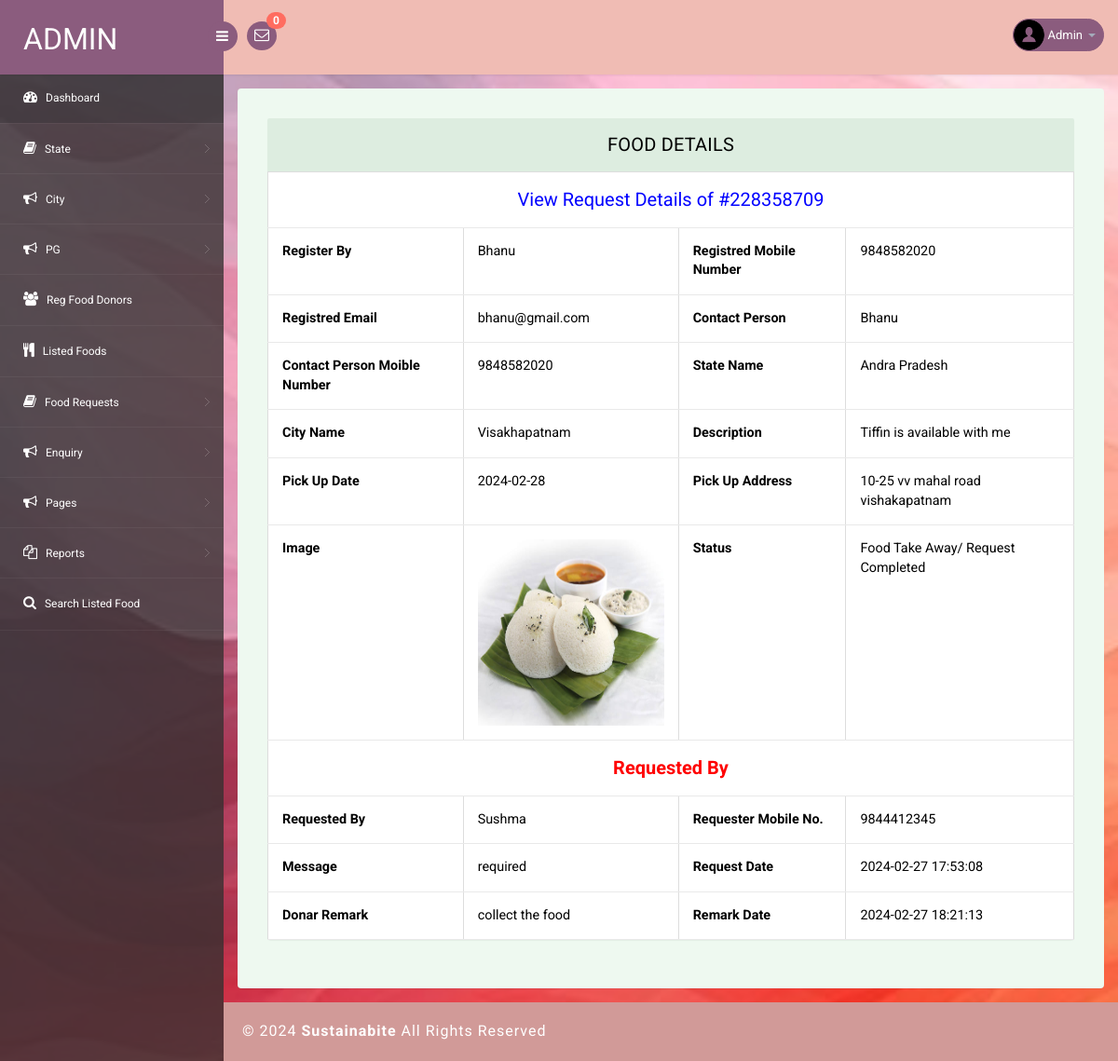
Screenshot of /admin/view-requestdetails.php?frid=7 (signed in) with the database file from the repository.
### tables this page shows
CREATE TABLE `tblfoodrequests` (
  `id` int(11) NOT NULL,
  `requestNumber` bigint(12) DEFAULT NULL,
  `foodId` int(1) DEFAULT NULL,
  `fullName` varchar(150) DEFAULT NULL,
  `mobileNumber` bigint(12) DEFAULT NULL,
  `message` mediumtext DEFAULT NULL,
  `requestDate` timestamp NULL DEFAULT current_timestamp(),
  `status` varchar(120) DEFAULT NULL,
  `donorRemark` mediumtext DEFAULT NULL,
  `requestCompletionDate` timestamp NULL DEFAULT NULL ON UPDATE current_timestamp()
);

CREATE TABLE `tbldonor` (
  `ID` int(10) NOT NULL,
  `FullName` varchar(200) DEFAULT NULL,
  `Email` varchar(200) DEFAULT NULL,
  `MobileNumber` bigint(10) DEFAULT NULL,
  `Password` varchar(120) DEFAULT NULL,
  `RegDate` timestamp NULL DEFAULT current_timestamp()
);

CREATE TABLE `tblfood` (
  `ID` int(10) NOT NULL,
  `DonorID` int(10) DEFAULT NULL,
  `foodId` int(10) DEFAULT NULL,
  `FoodItems` mediumtext DEFAULT NULL,
  `StateName` varchar(200) DEFAULT NULL,
  `CityName` varchar(200) DEFAULT NULL,
  `pgName` longtext NOT NULL,
  `Description` mediumtext DEFAULT NULL,
  `PickupDate` varchar(200) DEFAULT NULL,
  `PickupAddress` mediumtext DEFAULT NULL,
  `ContactPerson` varchar(200) DEFAULT NULL,
  `CPMobNumber` bigint(10) DEFAULT NULL,
  `Image` varchar(200) DEFAULT NULL,
  `CreationDate` timestamp NULL DEFAULT current_timestamp(),
  `UpdationDate` timestamp NULL DEFAULT NULL ON UPDATE current_timestamp()
);

### admin/view-requestdetails.php (the view, shortened to what this page needs)
<?php
include('includes/dbconnection.php');
if (strlen($_SESSION['pgasaid']==0)) {
  header('location:logout.php');
  } else{
?>
<!DOCTYPE html>
<head>
<link rel="stylesheet" href="css/bootstrap.min.css" >
<link href="css/style.css" rel='stylesheet' type='text/css' />
<link href="css/style-responsive.css" rel="stylesheet"/>
<link rel="stylesheet" href="css/font.css" type="text/css"/>
<link href="css/font-awesome.css" rel="stylesheet">
</head>
<body>
<section id="container">
<?php include_once('includes/header.php');?>
<?php include_once('includes/sidebar.php');?>
<section id="main-content">
	<section class="wrapper">
		<div class="table-agile-info">
 <div class="panel panel-default">
    <div class="panel-heading">
 Food Details
    </div>
    <div>
<?php
$fid=$_GET['frid'];
$ret=mysqli_query($con,"select tblfoodrequests.requestNumber,tblfoodrequests.requestDate,tblfoodrequests.mobileNumber,tblfoodrequests.message,tblfoodrequests.status,tblfoodrequests.donorRemark,tblfoodrequests.requestCompletionDate,tblfoodrequests.fullName,
tblfood.ID,tblfood.foodId,tblfood.ContactPerson,tblfood.CPMobNumber,tblfood.CreationDate,tblfood.FoodItems,tblfood.StateName,tblfood.CityName,tblfood.Description,tblfood.PickupDate,tblfood.PickupAddress,tblfood.Image,tblfood.UpdationDate,tbldonor.FullName,tbldonor.MobileNumber,tbldonor.Email from
tblfoodrequests
join tblfood  on tblfood.ID=tblfoodrequests.foodId
join tbldonor on tblfood.DonorID=tbldonor.ID
 where  tblfoodrequests.id='$fid'");
while ($row=mysqli_fetch_array($ret)) {
?>
      <table border="1" class="table table-bordered mg-b-0">
    <tr align="center">
<td colspan="4" style="font-size:20px;color:blue">
 View Request Details of #<?php  echo $row['requestNumber'];?></td></tr>
  <tr>
    <th>Register By </th>
    <td><?php  echo $row['FullName'];?></td>
    <th>Registred Mobile Number</th>
    <td><?php  echo $row['MobileNumber'];?></td>
  </tr>
<tr>
    <th>Registred Email</th>
    <td><?php  echo $row['Email'];?></td>
    <th>Contact Person</th>
    <td><?php  echo $row['ContactPerson'];?></td>
  </tr>
  <tr>
    <th>Contact Person Moible Number</th>
    <td><?php  echo $row['CPMobNumber'];?></td>
    <th>State Name</th>
    <td><?php echo $row['StateName']; ?></td>
  </tr>
<tr>
<th>City Name</th>
<td>
<?php echo $row['CityName']; ?>
  </td>
<th>Description</th>
<td>
<?php echo $row['Description']; ?>
  </td>
  </tr>
  <tr>
<th>Pick Up Date</th>
<td>
<?php echo $row['PickupDate']; ?>
  </td>
<th>Pick Up Address</th>
<td>
<?php echo $row['PickupAddress']; ?>
  </td>
  </tr>
  <tr>
<th>Image</th>
<td>
<img src="../donor/images/<?php echo $row['Image']; ?>" width="200" height="200">
  </td>
    <th>Status</th>
    <td> <?php
if($row['status']==""){
echo "Not Confirmed Yet";
}else{
echo $row['status'];}
;?></td>
<tr>
  <th colspan="4" style="text-align:center;color:red;font-size:20px;">Requested By</th>
</tr>
<tr>
<th>Requested By</th>
<td><?php echo $row['fullName']; ?></td>
<th>Requester Mobile No.</th>
<td><?php echo $row['mobileNumber']; ?></td>
</tr>
<tr>
<th>Message</th>
<td><?php echo $row['message']; ?></td>
<th>Request Date</th>
<td><?php echo $row['requestDate']; ?></td>
</tr>
<?php if($row['donorRemark']!=''): ?>
<tr>
<th>Donar Remark</th>
<td><?php echo $row['donorRemark']; ?></td>
<th>Remark Date</th>
<td><?php echo $row['requestCompletionDate']; ?></td>
</tr>
<?php endif; ?>
  </table>
     <?php } ?>
    </div>
  </div>
</div>
</section>
		 <?php include_once('includes/footer.php');?>
</section>
</section>
</body>
</html>
<?php }  ?>

### admin/includes/header.php (shortened to what this page needs)
<?php
include('includes/dbconnection.php');
?>
<header class="header fixed-top clearfix">
<div class="brand">
    <a href="dashboard.php" class="logo">
        Admin
    </a>
    <div class="sidebar-toggle-box">
        <div class="fa fa-bars"></div>
    </div>
</div>
<div class="nav notify-row" id="top_menu">
    <ul class="nav top-menu">
                <?php
$ret1=mysqli_query($con,"select tblfoodrequests.id,fullName,requestNumber    from tblfoodrequests
 join tblfood  on tblfood.ID=tblfoodrequests.foodId
 where   (tblfoodrequests.status is null || tblfoodrequests.status='')");
$num=mysqli_num_rows($ret1);
?>
        <li id="header_inbox_bar" class="dropdown">
            <a data-toggle="dropdown" class="dropdown-toggle" href="#">
                <i class="fa fa-envelope-o"></i>
                <span class="badge bg-important"><?php echo $num;?></span>
            </a>
        </li>
    </ul>
</div>
<div class="top-nav clearfix">
    <ul class="nav pull-right top-menu">
        <li class="dropdown">
            <a data-toggle="dropdown" class="dropdown-toggle" href="#">
                <?php
$adid=$_SESSION['pgasaid'];
$ret=mysqli_query($con,"select AdminName from tbladmin where ID='$adid'");
$row=mysqli_fetch_array($ret);
$name=$row['AdminName'];
?>
                <img alt="" src="images/2.png">
                <span class="username"><?php echo $name; ?></span>
                <b class="caret"></b>
            </a>
        </li>
    </ul>
</div>
</header>

### admin/includes/sidebar.php (shortened to what this page needs)
<aside>
    <div id="sidebar" class="nav-collapse">
        <div class="leftside-navigation">
            <ul class="sidebar-menu" id="nav-accordion">
                <li>
                    <a class="active" href="dashboard.php">
                        <i class="fa fa-dashboard"></i>
                        <span>Dashboard</span>
                    </a>
                </li>
                <li class="sub-menu">
                    <a href="javascript:;">
                        <i class="fa fa-book"></i>
                        <span>State</span>
                    </a>
                </li>
                <li class="sub-menu">
                    <a href="javascript:;">
                        <i class="fa fa-bullhorn"></i>
                        <span>City</span>
                    </a>
                </li>
                <li class="sub-menu">
                    <a href="javascript:;">
                        <i class="fa fa-bullhorn"></i>
                        <span>PG</span>
                    </a>
                </li>
                <li>
                    <a href="manage-donor-details.php">
                        <i class="fa fa-users"></i>
                        <span>Reg Food Donors </span>
                    </a>
                </li>
        <li>
                    <a href="all-listed-food.php">
                        <i class="icon-food"></i>
                        <span>Listed Foods </span>
                    </a>
                </li>
               <li class="sub-menu">
                    <a href="javascript:;">
                        <i class="fa fa-book"></i>
                        <span>Food Requests</span>
                    </a>
                </li>
               <li class="sub-menu">
                    <a href="javascript:;">
                        <i class="fa fa-bullhorn"></i>
                        <span>Enquiry</span>
                    </a>
                </li>
               <li class="sub-menu">
                    <a href="javascript:;">
                        <i class="fa fa-bullhorn"></i>
                        <span>Pages</span>
                    </a>
                </li>
                <li class="sub-menu">
                    <a href="javascript:;">
                        <i class="fa fa-files-o"></i>
                        <span>Reports</span>
                    </a>
                </li>
                <li>
                    <a href="search.php">
                        <i class="fa fa-search"></i>
                        <span>Search Listed Food </span>
                    </a>
                </li>
            </ul>            </div>
    </div>
</aside>

### admin/includes/footer.php
<div class="footer">
			<div class="wthree-copyright">
			  <p>© <?php echo date('Y');?> <b>Sustainabite</b>  All Rights Reserved </p>
			</div>
		  </div>

### rows the page displays
tblfoodrequests: requestNumber "228358709", tbldonor.FullName "Bhanu", tbldonor.MobileNumber "9848582020", tbldonor.Email "bhanu@gmail.com", foodId.ContactPerson "Bhanu", foodId.CPMobNumber "9848582020", foodId.StateName "Andra Pradesh", foodId.CityName "Visakhapatnam", foodId.Description "Tiffin is available with me", foodId.PickupDate "2024-02-28", foodId.PickupAddress "10-25 vv mahal road vishakapatnam", foodId.Image (picture), status "Food Take Away/ Request Completed", fullName "Sushma", mobileNumber "9844412345", message "required", requestDate "2024-02-27 17:53:08", donorRemark "collect the food", requestCompletionDate "2024-02-27 18:21:13"

### other values shown
$num "0"
$name "Admin"
